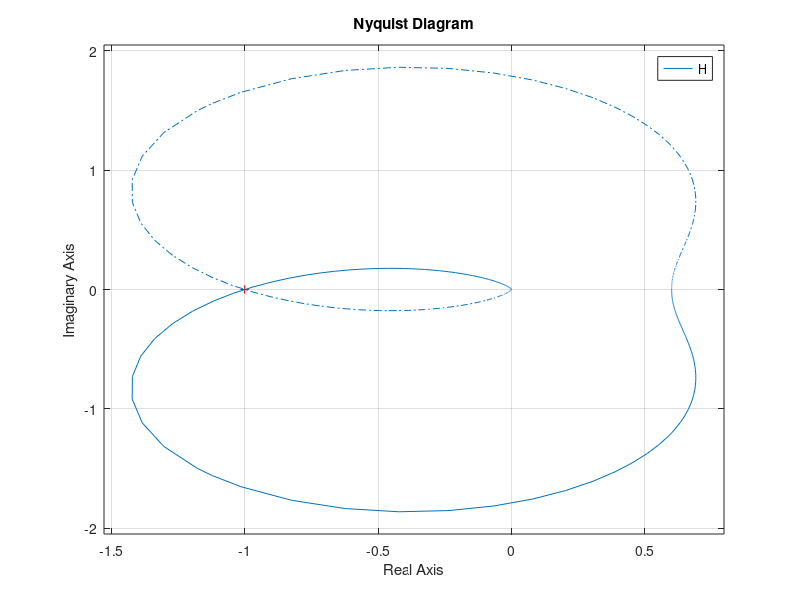

This figure's MATLAB source:
% nyquist plot
s = tf("s");
G = 1/((s+1) * (s^2+s+1));
% G = 1/(s-1);
% nyquist(G);
k = 3/2;
H = k*G/(1+k*G);
nyquist(H);
  
